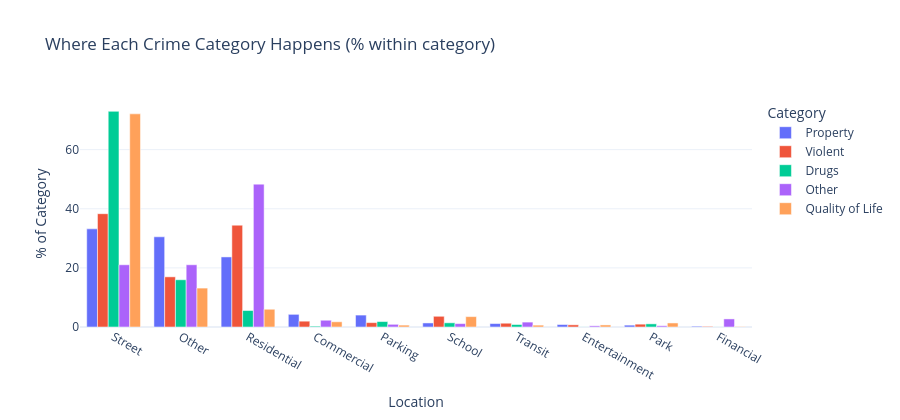

This figure's notebook cell:
### Code cell
# Top location types per crime category
try:
    loc_cat = (df_temporal.groupby(["crime_category","loc_bucket"])
               .size().reset_index(name="count"))
    loc_cat["pct"] = loc_cat.groupby("crime_category")["count"].transform(lambda x: x/x.sum()*100)

    fig = px.bar(loc_cat.sort_values("count", ascending=False),
                 x="loc_bucket", y="pct", color="crime_category",
                 barmode="group", template="plotly_white",
                 title="Where Each Crime Category Happens (% within category)",
                 labels={"loc_bucket":"Location","pct":"% of Category","crime_category":"Category"}, height=420)
    fig.update_xaxes(tickangle=30)
    fig.show()
except NameError:
    print("Run Phase 2 first")

### Figure 1 — Plotly figure (JSON) as saved in the notebook; plotly's stock layout.template omitted (floating-point values rounded to 4 significant figures)
{"data": [{"alignmentgroup": "True", "hovertemplate": "Category=Property<br>Location=%{x}<br>% of Category=%{y}<extra></extra>", "legendgroup": "Property", "marker": {"color": "#636efa", "pattern": {"shape": ""}}, "name": "Property", "offsetgroup": "Property", "orientation": "v", "showlegend": true, "textposition": "auto", "type": "bar", "x": ["Street", "Other", "Residential", "Commercial", "Parking", "School", "Transit", "Entertainment", "Park", "Financial"], "xaxis": "x", "y": [33.2, 30.51, 23.71, 4.281, 4.033, 1.37, 1.164, 0.839, 0.6283, 0.2635], "yaxis": "y"}, {"alignmentgroup": "True", "hovertemplate": "Category=Violent<br>Location=%{x}<br>% of Category=%{y}<extra></extra>", "legendgroup": "Violent", "marker": {"color": "#EF553B", "pattern": {"shape": ""}}, "name": "Violent", "offsetgroup": "Violent", "orientation": "v", "showlegend": true, "textposition": "auto", "type": "bar", "x": ["Street", "Residential", "Other", "School", "Commercial", "Parking", "Transit", "Park", "Entertainment", "Financial"], "xaxis": "x", "y": [38.33, 34.45, 16.97, 3.623, 1.969, 1.482, 1.278, 0.9617, 0.7355, 0.2003], "yaxis": "y"}, {"alignmentgroup": "True", "hovertemplate": "Category=Drugs<br>Location=%{x}<br>% of Category=%{y}<extra></extra>", "legendgroup": "Drugs", "marker": {"color": "#00cc96", "pattern": {"shape": ""}}, "name": "Drugs", "offsetgroup": "Drugs", "orientation": "v", "showlegend": true, "textposition": "auto", "type": "bar", "x": ["Street", "Other", "Residential", "Parking", "School", "Park", "Transit", "Commercial", "Entertainment", "Financial"], "xaxis": "x", "y": [72.95, 15.98, 5.574, 1.84, 1.42, 1.066, 0.8386, 0.2756, 0.03152, 0.01936], "yaxis": "y"}, {"alignmentgroup": "True", "hovertemplate": "Category=Other<br>Location=%{x}<br>% of Category=%{y}<extra></extra>", "legendgroup": "Other", "marker": {"color": "#ab63fa", "pattern": {"shape": ""}}, "name": "Other", "offsetgroup": "Other", "orientation": "v", "showlegend": true, "textposition": "auto", "type": "bar", "x": ["Residential", "Other", "Street", "Financial", "Commercial", "Transit", "School", "Parking", "Park", "Entertainment"], "xaxis": "x", "y": [48.33, 21.06, 21.05, 2.732, 2.287, 1.658, 1.155, 0.9056, 0.421, 0.3987], "yaxis": "y"}, {"alignmentgroup": "True", "hovertemplate": "Category=Quality of Life<br>Location=%{x}<br>% of Category=%{y}<extra></extra>", "legendgroup": "Quality of Life", "marker": {"color": "#FFA15A", "pattern": {"shape": ""}}, "name": "Quality of Life", "offsetgroup": "Quality of Life", "orientation": "v", "showlegend": true, "textposition": "auto", "type": "bar", "x": ["Street", "Other", "Residential", "School", "Commercial", "Park", "Entertainment", "Parking", "Transit", "Financial"], "xaxis": "x", "y": [72.11, 13.16, 6.002, 3.514, 1.763, 1.366, 0.697, 0.6407, 0.6322, 0.1152], "yaxis": "y"}], "layout": {"barmode": "group", "height": 420, "legend": {"title": {"text": "Category"}, "tracegroupgap": 0}, "title": {"text": "Where Each Crime Category Happens (% within category)"}, "xaxis": {"anchor": "y", "domain": [0, 1], "tickangle": 30, "title": {"text": "Location"}}, "yaxis": {"anchor": "x", "domain": [0, 1], "title": {"text": "% of Category"}}}}
